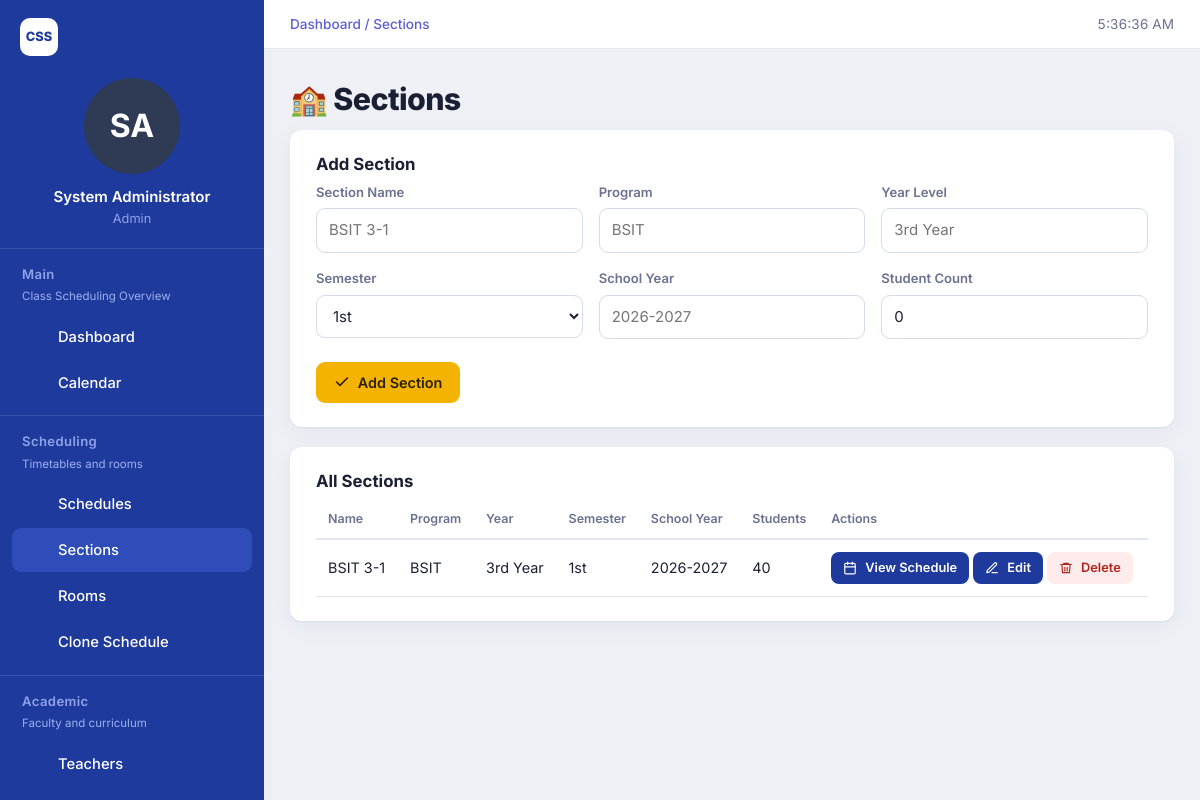
The app's page /sections.php (signed in) with its own data.
### tables this page shows
CREATE TABLE sections (
    id INT AUTO_INCREMENT PRIMARY KEY,
    name VARCHAR(50) NOT NULL,
    program VARCHAR(50) DEFAULT NULL,
    year_level VARCHAR(30) DEFAULT NULL,
    semester ENUM('1st','2nd','summer') NOT NULL DEFAULT '1st',
    school_year VARCHAR(20) NOT NULL,
    student_count INT NOT NULL DEFAULT 0,
    UNIQUE KEY uniq_section_term (name, semester, school_year)
);

### includes/functions.php (called while the page is built, shortened)
<?php
function e(?string $value): string
{
    return htmlspecialchars($value ?? '', ENT_QUOTES, 'UTF-8');
}

### sections.php (the view, shortened to what this page needs)
<?php
require_once __DIR__ . '/includes/functions.php';
$pdo = getDB();
$editRow = null;
$sections = $pdo->query("SELECT * FROM sections ORDER BY school_year DESC, semester, name")->fetchAll();
include __DIR__ . '/includes/header.php';
?>
<h1>🏫 Sections</h1>
<div class="card">
    <h3><?= $editRow ? 'Edit Section' : 'Add Section' ?></h3>
    <form method="POST" action="sections.php">
        <div class="form-grid">
            <div><label>Section Name</label><input type="text" name="name" required placeholder="BSIT 3-1" value="<?= e($editRow['name'] ?? '') ?>"></div>
            <div><label>Program</label><input type="text" name="program" placeholder="BSIT" value="<?= e($editRow['program'] ?? '') ?>"></div>
            <div><label>Year Level</label><input type="text" name="year_level" placeholder="3rd Year" value="<?= e($editRow['year_level'] ?? '') ?>"></div>
            <div><label>Semester</label>
                <select name="semester">
                    <?php foreach (['1st','2nd','summer'] as $s): ?>
                    <option value="<?= $s ?>" <?= (($editRow['semester'] ?? '1st')===$s)?'selected':'' ?>><?= $s ?></option>
                    <?php endforeach; ?>
                </select>
            </div>
            <div><label>School Year</label><input type="text" name="school_year" placeholder="2026-2027" required value="<?= e($editRow['school_year'] ?? '') ?>"></div>
            <div><label>Student Count</label><input type="number" name="student_count" value="<?= e((string)($editRow['student_count'] ?? 0)) ?>"></div>
        </div>
        <br>
        <button class="btn btn-gold" type="submit"><?= $editRow ? 'Update Section' : 'Add Section' ?></button>
    </form>
</div>
<div class="card">
    <h3>All Sections</h3>
    <table>
        <tr><th>Name</th><th>Program</th><th>Year</th><th>Semester</th><th>School Year</th><th>Students</th><th>Actions</th></tr>
        <?php foreach ($sections as $s): ?>
        <tr>
            <td><?= e($s['name']) ?></td>
            <td><?= e($s['program']) ?></td>
            <td><?= e($s['year_level']) ?></td>
            <td><?= e($s['semester']) ?></td>
            <td><?= e($s['school_year']) ?></td>
            <td><?= e((string)$s['student_count']) ?></td>
            <td>
                <a class="btn btn-sm" href="schedules.php?section_id=<?= $s['id'] ?>">View Schedule</a>
                <a class="btn btn-sm" href="sections.php?edit=<?= $s['id'] ?>">Edit</a>
                <form class="inline" method="POST" action="sections.php" data-confirm="Delete this section and its schedules?">
                    <button class="btn btn-sm btn-danger" type="submit">Delete</button>
                </form>
            </td>
        </tr>
        <?php endforeach; ?>
    </table>
</div>
<?php include __DIR__ . '/includes/footer.php'; ?>

### assets/css/style.css (style rules this page uses)
:root { --blue:#1f3a9d; --blue-dk:#182f82; --blue-hi:#2e4db8; --blue-tint:#8fa3e8; --indigo:#5b5fd6; --canvas:#eef0f6; --card:#fff; --ink:#1b1f33; --muted:#6b7190; --line:#e3e6f0; --ok:#16794c; --ok-bg:#e3f5ec; --err:#b3261e; --err-bg:#fdeceb; --warn-bg:#fff4d6; --info-bg:#e6edff; --gold:#f5b301; --r:12px; --sb:264px; --font:'Inter','Figtree',system-ui,-apple-system,'Segoe UI',Roboto,sans-serif; }
* { box-sizing:border-box }
html { scroll-behavior:smooth }
body { margin:0;font-family:var(--font);color:var(--ink);background:var(--canvas);font-size:15px;line-height:1.5 }
a { color:var(--indigo) }
h1,h2,h3,h4 { line-height:1.2;margin:0 0 .5em }
h1 { font-size:1.9rem;font-weight:800;letter-spacing:-.02em;margin:.2em 0 .4em }
h3 { font-size:1.05rem;font-weight:700 }
.card { background:var(--card);border-radius:var(--r);padding:24px 26px;margin-bottom:20px;box-shadow:0 1px 2px rgba(20,30,80,.05),0 6px 22px rgba(20,30,80,.05) }
.form-grid { display:grid;grid-template-columns:repeat(auto-fit,minmax(200px,1fr));gap:16px }
label { display:block;font-size:.82rem;font-weight:600;color:var(--muted);margin-bottom:6px }
input[type=text],input[type=email],input[type=password],input[type=number],input[type=time],input[type=search],select { width:100%;padding:10px 12px;border:1px solid #d5d9e8;border-radius:9px;background:#fff;font:inherit;color:var(--ink) }
form.inline { display:inline-flex;gap:8px;align-items:center;margin:0 }
.btn { --ic-on:none;display:inline-flex;align-items:center;justify-content:center;gap:8px;padding:10px 18px;border-radius:9px;border:0;background:var(--blue);color:#fff;font:inherit;font-weight:600;font-size:.9rem;text-decoration:none;cursor:pointer;transition:background .15s }
.btn::before { content:"";display:var(--ic-on);width:1.1em;height:1.1em;background:currentColor;-webkit-mask:var(--ic) center/contain no-repeat;mask:var(--ic) center/contain no-repeat }
.btn-sm { padding:6px 12px;font-size:.8rem;border-radius:8px }
.btn-gold { --ic:var(--i-check);--ic-on:inline-block;background:var(--gold);color:#2b2100 }
.btn-danger { --ic:var(--i-trash);--ic-on:inline-block;background:var(--err-bg);color:var(--err) }
a.btn-sm[href*="edit="] { --ic:var(--i-pencil);--ic-on:inline-block }
a.btn-sm[href*="schedules.php?section_id"]:not([href*="edit="]) { --ic:var(--i-cal);--ic-on:inline-block }
table { width:100%;border-collapse:collapse;font-size:.9rem }
th { text-align:left;color:var(--muted);font-size:.78rem;font-weight:600;padding:10px 12px;border-bottom:2px solid var(--line);white-space:nowrap }
td { padding:12px;border-bottom:1px solid var(--line);vertical-align:middle }
.card { overflow-x:auto }

### records on screen
sections: name "BSIT 3-1", program "BSIT", year_level "3rd Year", semester "1st", school_year "2026-2027", student_count "40"

### other values on screen
$initials "SA"
$name "System Administrator"
str_replace('_',' ',$role) "Admin"
$title "Main"
$sub "Class Scheduling Overview"
$label "Dashboard"
$label "Calendar"
$title "Scheduling"
$sub "Timetables and rooms"
$label "Schedules"
$label "Sections"
$label "Rooms"
$label "Clone Schedule"
$title "Academic"
$sub "Faculty and curriculum"
